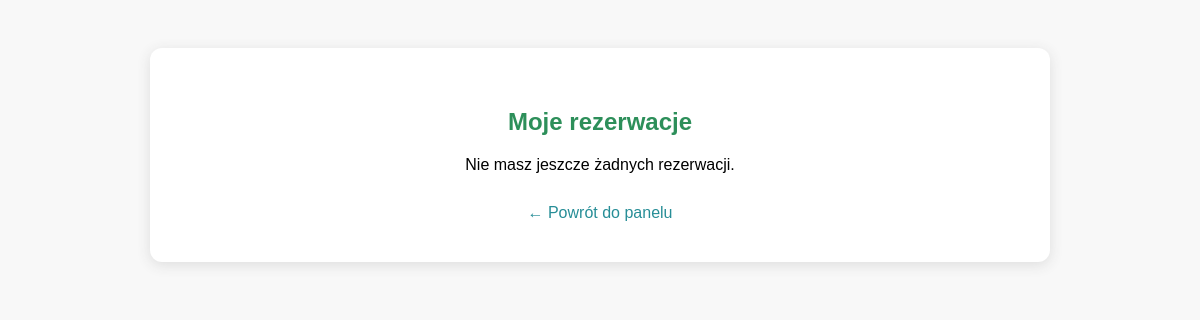
Page /user_reservations.php (signed in) on the earlier database version.
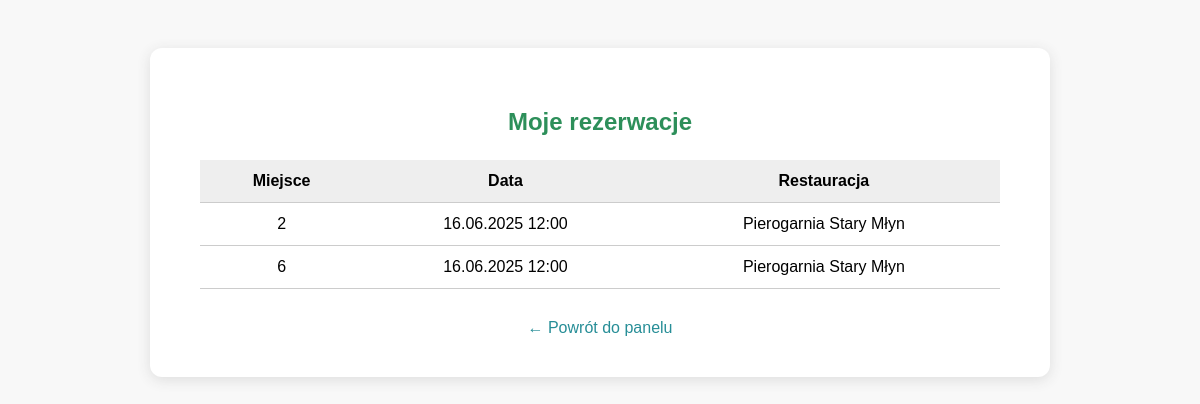
Same page on the later database version.
### tables this page shows
CREATE TABLE `restaurant_seats` (
  `id` int(11) NOT NULL,
  `restaurant_id` int(11) NOT NULL,
  `seat_number` int(11) NOT NULL,
  `is_occupied` tinyint(1) DEFAULT 0,
  `reservation_date` datetime DEFAULT NULL,
  `time_slot` time NOT NULL DEFAULT '12:00:00',
  `nazwisko` varchar(100) DEFAULT NULL,
  `email` varchar(255) DEFAULT NULL,
  `phone` varchar(32) DEFAULT NULL
);

CREATE TABLE `locations` (
  `id` int(11) NOT NULL,
  `restaurant_id` int(11) NOT NULL,
  `restaurant_name` varchar(150) NOT NULL,
  `city` varchar(100) DEFAULT NULL,
  `address` varchar(255) DEFAULT NULL,
  `opening_hours` varchar(255) DEFAULT NULL,
  `contact_email` varchar(150) DEFAULT NULL,
  `phone` varchar(32) DEFAULT NULL,
  `lat` double DEFAULT NULL,
  `lng` double DEFAULT NULL,
  `order_url` varchar(255) DEFAULT NULL
);

### user_reservations.php (the view, shortened to what this page needs)
<?php
require_once 'config.php';
$user_email = isset($_SESSION['email']) ? $_SESSION['email'] : null;
if (!$user_email) {
    $stmt = $pdo->prepare('SELECT email FROM users WHERE id = ?');
    $stmt->execute([$_SESSION['user_id']]);
    $row = $stmt->fetch();
    $user_email = $row ? $row['email'] : null;
}
$stmt = $pdo->prepare("
    SELECT s.*, l.restaurant_name
    FROM restaurant_seats s
    JOIN locations l ON s.restaurant_id = l.restaurant_id
    WHERE s.email = ?
    ORDER BY s.reservation_date DESC, s.time_slot DESC
");
$stmt->execute([$user_email]);
$reservations = $stmt->fetchAll();
?>
<!DOCTYPE html>
<html lang="pl">
<head>
</head>
<body>
<div class="box">
    <h2>Moje rezerwacje</h2>
    <?php if (count($reservations) === 0): ?>
        <p>Nie masz jeszcze żadnych rezerwacji.</p>
    <?php else: ?>
        <table>
            <tr>
                <th>Miejsce</th>
                <th>Data</th>
                <th>Restauracja</th>
            </tr>
            <?php foreach ($reservations as $r): ?>
                <tr>
                    <td><?= $r['seat_number'] ?></td>
                    <td><?= date('d.m.Y H:i', strtotime($r['reservation_date'] . ' ' . $r['time_slot'])) ?></td>
                    <td><?= htmlspecialchars($r['restaurant_name']) ?></td>
                </tr>
            <?php endforeach; ?>
        </table>
    <?php endif; ?>
    <a href="user.php" class="back">← Powrót do panelu</a>
</div>
</body>
</html>

Differences in the rows shown:
added restaurant_seats: seat_number "2", reservation_date+time_slot "16.06.2025 12:00", locations.restaurant_name "Pierogarnia Stary Młyn"
added restaurant_seats: seat_number "6", reservation_date+time_slot "16.06.2025 12:00", locations.restaurant_name "Pierogarnia Stary Młyn"
Other differences:
text no longer shown: "Nie masz jeszcze żadnych rezerwacji."
text now shown: "Miejsce Data Restauracja"
